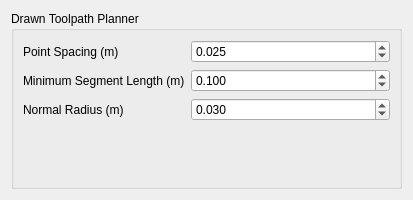
<?xml version="1.0" encoding="UTF-8"?>
<ui version="4.0">
 <class>DrawnToolpathPlanner</class>
 <widget class="QWidget" name="DrawnToolpathPlanner">
  <property name="geometry">
   <rect>
    <x>0</x>
    <y>0</y>
    <width>413</width>
    <height>200</height>
   </rect>
  </property>
  <property name="windowTitle">
   <string>Drawn Toolpath Planner</string>
  </property>
  <layout class="QVBoxLayout" name="verticalLayout_4">
   <item>
    <widget class="QGroupBox" name="group_box_drawn_toolpath_planner">
     <property name="title">
      <string>Drawn Toolpath Planner</string>
     </property>
     <layout class="QVBoxLayout" name="verticalLayout">
      <item>
       <layout class="QFormLayout" name="form_layout">
        <item row="0" column="0">
         <widget class="QLabel" name="label_point_spacing">
          <property name="text">
           <string>Point Spacing (m)</string>
          </property>
         </widget>
        </item>
        <item row="0" column="1">
         <widget class="QDoubleSpinBox" name="double_spin_box_point_spacing">
          <property name="decimals">
           <number>3</number>
          </property>
          <property name="minimum">
           <double>0.000000000000000</double>
          </property>
          <property name="maximum">
           <double>100.000000000000000</double>
          </property>
          <property name="singleStep">
           <double>0.005000000000000</double>
          </property>
          <property name="value">
           <double>0.025000000000000</double>
          </property>
         </widget>
        </item>
        <item row="1" column="0">
         <widget class="QLabel" name="label_min_seg_length">
          <property name="text">
           <string>Minimum Segment Length (m)</string>
          </property>
         </widget>
        </item>
        <item row="1" column="1">
         <widget class="QDoubleSpinBox" name="double_spin_box_min_seg_length">
          <property name="decimals">
           <number>3</number>
          </property>
          <property name="minimum">
           <double>0.000000000000000</double>
          </property>
          <property name="maximum">
           <double>10.000000000000000</double>
          </property>
          <property name="singleStep">
           <double>0.010000000000000</double>
          </property>
          <property name="value">
           <double>0.100000000000000</double>
          </property>
         </widget>
        </item>
        <item row="2" column="0">
         <widget class="QLabel" name="label_normal_radius">
          <property name="text">
           <string>Normal Radius (m)</string>
          </property>
         </widget>
        </item>
        <item row="2" column="1">
         <widget class="QDoubleSpinBox" name="double_spin_box_normal_radius">
          <property name="decimals">
           <number>3</number>
          </property>
          <property name="minimum">
           <double>0.000000000000000</double>
          </property>
          <property name="maximum">
           <double>10.000000000000000</double>
          </property>
          <property name="singleStep">
           <double>0.010000000000000</double>
          </property>
          <property name="value">
           <double>0.030000000000000</double>
          </property>
         </widget>
        </item>
       </layout>
      </item>
     </layout>
    </widget>
   </item>
  </layout>
 </widget>
 <resources/>
 <connections/>
</ui>
